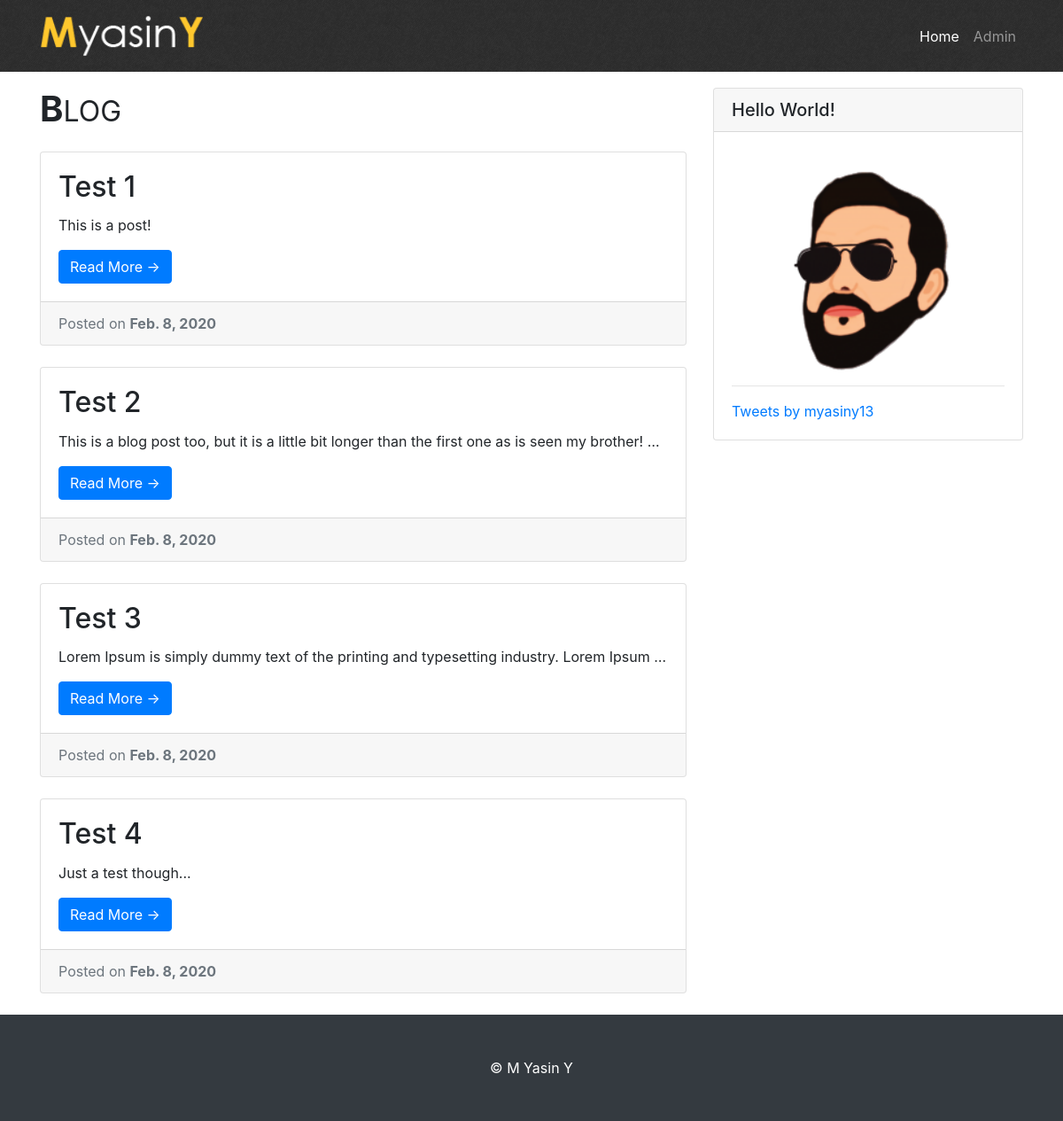
The page /blog/ on the database as committed earlier.
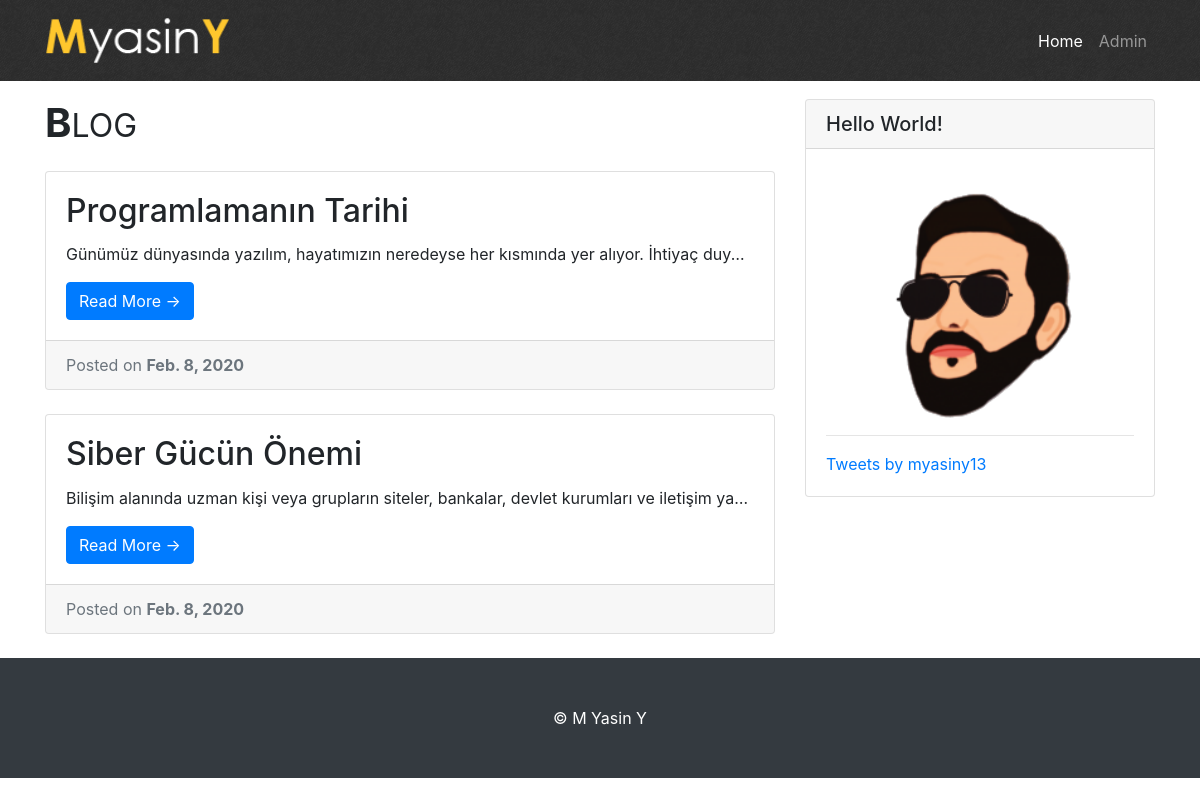
The same page on the database as committed later.
### myblog/models.py (models this page shows, shortened)
class Post(models.Model):
    title = models.CharField(blank=False, max_length=100)
    body = models.TextField(blank=False)
    date = models.DateField(default=datetime.now)

### myblog/views.py (the view)
# urls.py: path('', views.index, name='index'),
def index(request):
    post = Post.objects.order_by('date')
    page = request.GET.get('page', 1)
    paginator = Paginator(post, 5)
    try:
        post_page = paginator.page(page)
    except PageNotAnInteger:
        post_page = paginator.page(1)
    except EmptyPage:
        post_page = paginator.page(paginator.num_pages)
    return render(request, "index.html", {'result': post_page})

### templates/index.html (shortened to what this page needs)
{% extends 'base.html' %}
{% load static %}
{% block content %}
    {% for post in result %}
        <div class="card mb-4">
            <div class="card-body">
                <h2 class="card-title">{{ post.title }}</h2>
                <p class="card-text ozet">{{ post.body }}</p>
                <a href="{{ post.id }}" class="btn btn-primary">Read More &rarr;</a>
            </div>
            <div class="card-footer text-muted">
                Posted on <b>{{ post.date }}</b>
            </div>
        </div>
    {% endfor %}
{% endblock %}

### templates/base.html (shortened to what this page needs)
<!DOCTYPE html>
<html lang="en">
{% load static %}
<link href="{% static 'css/bootstrap/css/bootstrap.min.css' %}" rel="stylesheet" type="text/css">
<link href="{% static 'css/base.css' %}" rel="stylesheet" type="text/css">
<head>
</head>
<body>
<nav class="navbar navbar-expand-lg navbar-dark bg-dark fixed-top bar">
    <div class="container">
        <img class="navbar-brand" src="{% static "img/myy-logo.png" %}" alt="Yasin's Logo">
        <div class="collapse navbar-collapse" id="navbarResponsive">
            <ul class="navbar-nav ml-auto">
                <li class="nav-item active">
                    <a class="nav-link" href="/blog">Home
                    </a>
                </li>
                <li class="nav-item">
                    <a class="nav-link" href="/admin">Admin</a>
                </li>
            </ul>
        </div>
    </div>
</nav>
<div class="container">
    <div class="row">
        <div class="col-md-8">
            <h1 class="my-4"><b>B</b><small>LOG</small></h1>
            {% block content %}
            {% endblock %}
        </div>
        <div class="col-md-4">
            <div class="card my-4">
                <h5 class="card-header">Hello World!</h5>
                <div class="card-body">
                    <center>
                        <img src="{% static "img/myy-draw.png" %}" alt="Yasin's Drawing">
                    </center>
                    <hr>
                    <a class="twitter-timeline" data-width=100% data-height="500" data-dnt="true" data-theme="dark" data-link-color="#FAB81E" href="https://twitter.com/myasiny?ref_src=twsrc%5Etfw">Tweets by myasiny13</a>
                </div>
            </div>
        </div>
    </div>
</div>
<footer class="py-5 bg-dark">
    <div class="container">
        <p class="m-0 text-center text-white">&copy; M Yasin Y</p>
    </div>
</footer>
</body>
</html>

### static/css/base.css (style rules this page uses)
body { padding-top: 75px; }
.bar { background-image: url('/static/img/myy-bar.png'); }
.ozet { overflow: hidden; white-space: nowrap; text-overflow: ellipsis; }

Rows that differ between the two databases and show on the page:
removed Post: title "Test 1", body "This is a post!", date "Feb. 8, 2020"
removed Post: title "Test 2", body "This is a blog post too, but it is a little bit longer than the first one as is seen my brother!…", date "Feb. 8, 2020"
removed Post: title "Test 3", body "Lorem Ipsum is simply dummy text of the printing and typesetting industry. Lorem Ipsum…", date "Feb. 8, 2020"
removed Post: title "Test 4", body "Just a test though...", date "Feb. 8, 2020"
added Post: title "Programlamanın Tarihi", body "Günümüz dünyasında yazılım, hayatımızın neredeyse her kısmında yer alıyor. İhtiyaç duy…", date "Feb. 8, 2020"
added Post: title "Siber Gücün Önemi", body "Bilişim alanında uzman kişi veya grupların siteler, bankalar, devlet kurumları ve iletişim ya…", date "Feb. 8, 2020"
